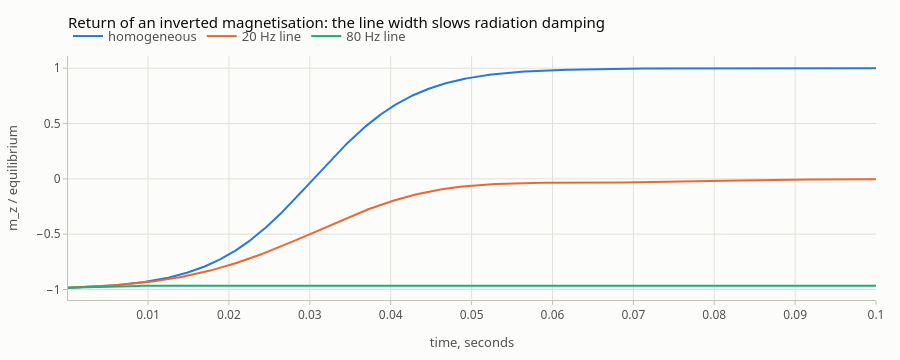

Write notebook code for a chart like this one.
### Code cell
t = np.arange(1, nsteps + 1) * dt
plot_time_series(
    t, [recovery[None], recovery[20.0], recovery[80.0]],
    names=["homogeneous", "20 Hz line", "80 Hz line"],
    xlabel="time, seconds", ylabel="m_z / equilibrium",
    title="Return of an inverted magnetisation: the line width slows radiation damping",
)

### Figure 1 — Plotly figure (JSON) as saved in the notebook; plotly's stock layout.template omitted (floating-point values rounded to 4 significant figures; data arrays with more than 128 entries replaced by an {"elided": "..."} marker saying what was removed)
{"data": [{"hovertemplate": "homogeneous: %{y:.4g}<extra></extra>", "line": {"color": "#2a78d6", "width": 2}, "mode": "lines", "name": "homogeneous", "x": {"elided": "1000 float values"}, "y": {"elided": "1000 float values"}, "type": "scatter"}, {"hovertemplate": "20 Hz line: %{y:.4g}<extra></extra>", "line": {"color": "#eb6834", "width": 2}, "mode": "lines", "name": "20 Hz line", "x": {"elided": "1000 float values"}, "y": {"elided": "1000 float values"}, "type": "scatter"}, {"hovertemplate": "80 Hz line: %{y:.4g}<extra></extra>", "line": {"color": "#1baf7a", "width": 2}, "mode": "lines", "name": "80 Hz line", "x": {"elided": "1000 float values"}, "y": {"elided": "1000 float values"}, "type": "scatter"}], "layout": {"font": {"family": "system-ui, -apple-system, \"Segoe UI\", Roboto, sans-serif", "color": "#0b0b0b", "size": 13}, "margin": {"l": 64, "r": 24, "t": 56, "b": 56}, "title": {"font": {"size": 15, "color": "#0b0b0b"}, "text": "Return of an inverted magnetisation: the line width slows radiation damping", "x": 0, "xanchor": "left", "xref": "paper"}, "xaxis": {"tickfont": {"color": "#52514e", "size": 12}, "title": {"font": {"color": "#52514e", "size": 13}, "text": "time, seconds"}, "showgrid": true, "gridcolor": "#e1e0d9", "gridwidth": 1, "zeroline": false, "showline": true, "linecolor": "#c3c2b7", "linewidth": 1, "mirror": false, "ticks": "outside", "tickcolor": "#c3c2b7", "ticklen": 4, "showspikes": true, "spikemode": "across", "spikesnap": "cursor", "spikethickness": 1, "spikedash": "solid", "spikecolor": "#898781", "range": [0.0001, 0.1], "hoverformat": ".4g"}, "yaxis": {"tickfont": {"color": "#52514e", "size": 12}, "title": {"font": {"color": "#52514e", "size": 13}, "text": "m_z / equilibrium"}, "showgrid": true, "gridcolor": "#e1e0d9", "gridwidth": 1, "zeroline": false, "showline": true, "linecolor": "#c3c2b7", "linewidth": 1, "mirror": false, "ticks": "outside", "tickcolor": "#c3c2b7", "ticklen": 4, "showspikes": false, "spikemode": "across", "spikesnap": "cursor", "spikethickness": 1, "spikedash": "solid", "spikecolor": "#898781", "exponentformat": "power"}, "legend": {"font": {"color": "#52514e"}, "orientation": "h", "x": 0, "xanchor": "left", "y": 1.02, "yanchor": "bottom", "bgcolor": "rgba(0,0,0,0)"}, "hoverlabel": {"font": {"color": "#0b0b0b", "family": "system-ui, -apple-system, \"Segoe UI\", Roboto, sans-serif"}, "bgcolor": "#fcfcfb", "bordercolor": "rgba(11,11,11,0.10)"}, "modebar": {"bgcolor": "rgba(0,0,0,0)", "color": "#898781", "activecolor": "#52514e", "remove": ["lasso2d", "select2d"]}, "height": 360, "paper_bgcolor": "#fcfcfb", "plot_bgcolor": "#fcfcfb", "dragmode": "zoom", "hovermode": "x unified", "showlegend": true}}
